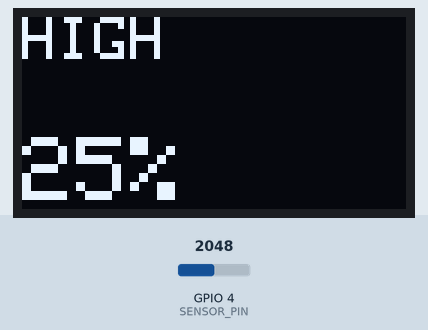
This program was run on a simulated ESP32. On the bench: 128×64 one-colour display. The test bench sets the inputs (shaded band); at power-on: GPIO 4 (SENSOR_PIN) = 2048. What the program prints to the serial monitor is not drawn.

Above: at 3.2 s.
3.3 s: GPIO 4 (SENSOR_PIN) set to 2156
At 3.9 s:
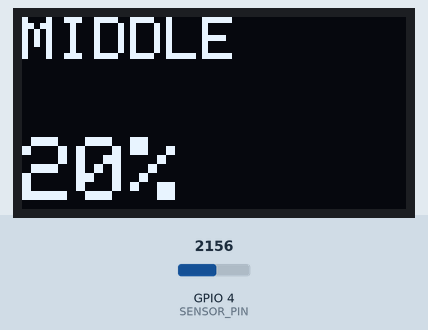
4.8 s: GPIO 4 (SENSOR_PIN) set to 2866
At 5.3 s:
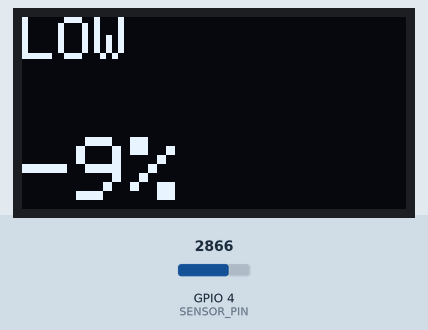
6.5 s: GPIO 4 (SENSOR_PIN) set to 3603
At 7.9 s:
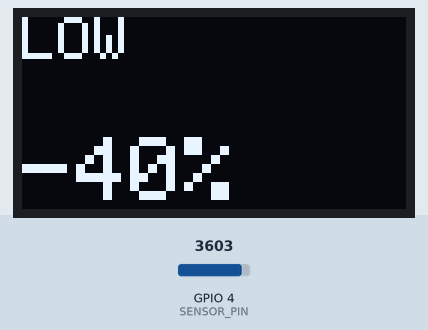
8.2 s: GPIO 4 (SENSOR_PIN) set to 2047
At 9.3 s:
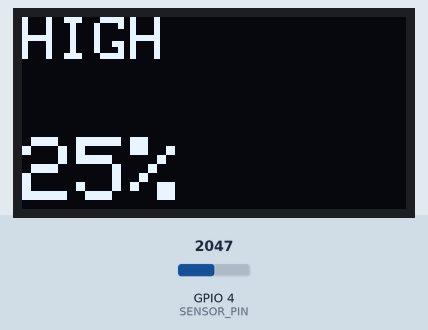
Timing chart, 0 to 10.9 s (numbered marks = the images above; inputs shaded):
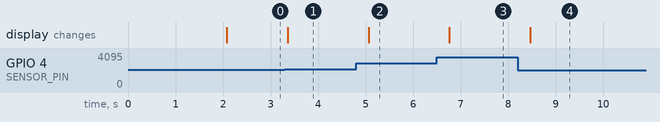

Measured:
- the behaviour switches between 2155 and 2156 on GPIO 4 (SENSOR_PIN) (found by bisection; images 0 and 1)
- after the input at 3.3 s, the display: changes after 0.06 s (image 1)
- after the input at 4.8 s, the display: changes after 0.26 s (image 2)
- after the input at 6.5 s, the display: changes after 0.26 s (image 3)
- after the input at 8.2 s, the display: changes after 0.27 s (image 4)

The program:

main.cpp
```cpp
#include <SPI.h>
#include <Wire.h>
#include <Adafruit_GFX.h>
#include <Adafruit_SSD1306.h>
#include <Adafruit_I2CDevice.h>

#define SENSOR_PIN 4

const int AIR_VALUE = 4095;
const int WATER_VALUE = 1700;
const int SENSOR_OFFSET = 60;

#define SCREEN_WIDTH 128 // OLED display width, in pixels
#define SCREEN_HEIGHT 64 // OLED display height, in pixels

// Declaration for an SSD1306 display connected to I2C (SDA, SCL pins)
#define OLED_RESET     -1 // Reset pin # (or -1 if sharing Arduino reset pin)
Adafruit_SSD1306 display(SCREEN_WIDTH, SCREEN_HEIGHT, &Wire, OLED_RESET);


void drawHumScreen(int hum) {
  Serial.println(hum);

  display.clearDisplay();
  display.setTextSize(2);
  display.setCursor(0,0);
  if (hum > 20) {
    display.println(F("HIGH"));
  } else if (hum > 18) {
    display.println(F("MIDDLE"));
  } else {
    display.println(F("LOW"));
  }

  display.setTextSize(3);
  display.println("");
  display.print(hum);
  display.println("%");

  display.display();
}


void setup() {
  Wire.begin(32, 33);

  Serial.begin(9600);

  while (!Serial) {
   Serial.println("Starting serial...");
  }

  pinMode(SENSOR_PIN, INPUT);

  // SSD1306_SWITCHCAPVCC = generate display voltage from 3.3V internally
  if(!display.begin(SSD1306_SWITCHCAPVCC, 0x3C)) {
    Serial.println("SSD1306 allocation failed");
    for(;;);
  }

  display.clearDisplay();

  display.setTextColor(WHITE);
  display.setTextSize(1);
  display.println("HoneyHum v1");
  display.display();

  delay(2000);
  display.clearDisplay();
}

void loop() {
  int hum = analogRead(SENSOR_PIN);
  int hum_percentage = map(hum, AIR_VALUE, WATER_VALUE, 0, 100);
  drawHumScreen(hum_percentage - SENSOR_OFFSET);
  delay(400);
}
```
